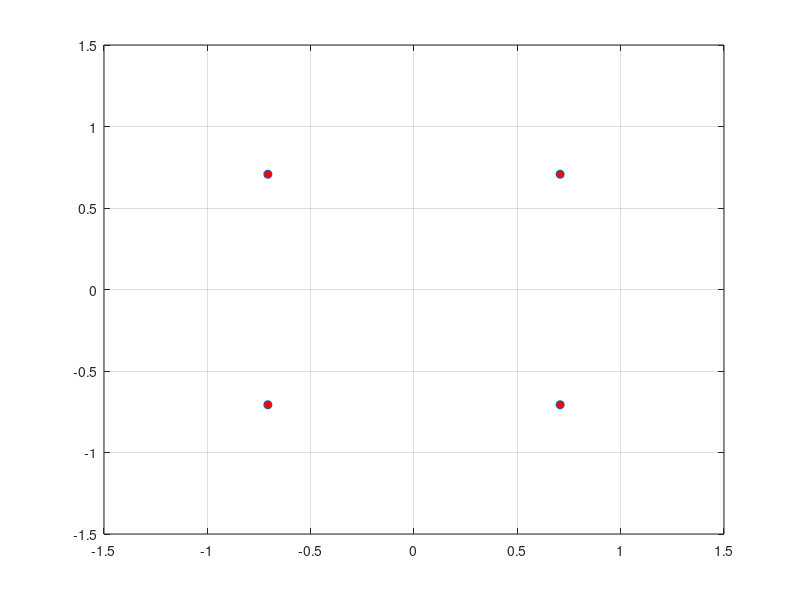

The MATLAB source for this figure: (Note: this script raises an error after producing the figure.)
% QPSK or M-PSK simulation
% Gray coded 4-PSK
% Tupel: (ai,bi)=( cos(pi/4*(2i-1)), sin(pi/4*(2i-1)) )
% 
% Summe:
% s = sum( ((k:M) + 2) )  
% s entspricht der Summe von k bis m über k+2

clear all;
clear hidden;
clc;
%delete(findall(0,'Type','figure'));

fc=20;  % carrier frequency
M=4;

s=[1:M];
ak=[zeros(2,M)]

s(1)=0;   % s0=00 (z.B.)
s(2)=1;   % s1=01
s(3)=2;   % s2=11 (gray)
s(4)=3;   % s3=10
% usw.....

for n=1:M
    s(n)=n-1;
    ak([1:2],n)=[cos(pi/M*(2*s(n)-1)) sin(pi/M*(2*s(n)-1))];
end

% Find open figure handles from last run
delete(findall(0,'type','line'));

handles = findall(0,'type','figure');
fig1 = findobj(handles,'type','figure','Name','fig1'); % Find open figure handle
fig2 = findobj(handles,'type','figure','Name','fig2'); % Find open figure handle
fig2b = findobj(handles,'type','figure','Name','fig2b'); % Find open figure handle
figBandpass = findobj(handles,'type','figure','Name','figBandpass'); % Find open figure handle
figSpec = findobj(handles,'type','figure','Name',''); % Find open figure handle

if isempty(fig1)
    fig1=figure('Name','fig1');
end
if isempty(fig2)
    fig2=figure('Name','fig2');
end
if isempty(fig2b)
    fig2b=figure('Name','fig2b');
end
if isempty(figBandpass)
    figBandpass=figure('Name','figBandpass');
end

figure(fig1);
%subplot(2,1,1);
plot(ak(1,[1:M]),ak(2,[1:M]),'o','MarkerFaceColor','r')
grid('on');
axis([-1.5 1.5 -1.5 1.5]);

% text(a0(1),a0(2),'  00','HorizontalAlignment','left','FontSize',20);
% text(a1(1),a1(2),'  01','HorizontalAlignment','left','FontSize',20);
% text(a2(1),a2(2),'11  ','HorizontalAlignment','right','FontSize',20);
% text(a3(1),a3(2),'10  ','HorizontalAlignment','right','FontSize',20);

time=[-1:0.0001:4];
syms Ts A dk

Ts=1;
% symbol=zeros(M,4)
% symbol([1:4],1)=[0 0 0 0];
% symbol([1:4],2)=[1 1 1 1];
% symbol([1:4],3)=[2 2 2 2];
% symbol([1:4],4)=[3 3 3 3];

%symbol
% Komplexes Basisband - symbols ist ein Vektor [0:M1] mit dem "gemappden" symbolen 
%fig2 = findobj('type','figure','Name','plot2') % Find open figure handle

figure(fig2);
st=[1:size(time,2)];

zbbMx=[[1:4],st];
It=[[1:4],st];
Qt=[[1:4],st];
bbA=[[1:4],st];
bbB=[[1:4],st];
hull=[[1:4],st];

for n=1:M
    zbbMx(n,st)=zbb(time,M,1,n,1);
    It(n,st)=real(zbbMx(n,st));
    Qt(n,st)=imag(zbbMx(n,st));
    bbA(n,st)=real(zbbMx(n,st).*exp(i*2*pi*fc*time));

    bbB(n,st)=It(n,st).*cos(2*pi*fc*time) - Qt(n,st).*sin(pi*fc*time);

%    for k=1:4
    figure(fig2);    
    subplot(M,2,2*n-1);
    plot(time,It(n,st),'g')
    hold on 
    plot(time,Qt(n,st),'r')
%    plot(time,hull(n,st),'r')    
    grid('minor');
    hold off 
    subplot(M,2,2*n);
    plot(time,bbA(n,st),'b')
    grid('minor');
end

    hull(n,st)=abs(bbA(n,st));
    figure(fig2b);
    subplot(2,1,1);
    plot(time,hull(n,st),'b')
    grid('minor');
    subplot(2,1,2);
    plot(time,bbB(n,st),'b')
%     
% %%%%%%%%%%%%%%%%%%%%%%%%%%%%%%%%%%%%%%%%%%%%%%%%%%%%%%%%%%%%%%%%%%%%%%%%%%%
% % ------ FFT-Analyse der modulierten Bitfolgen
% 
% % FFT-Parameter festlegen
% L = length(bbA(n,st))
% %Ts = simoutTime.signals.values(2)-simoutTime.signals.values(1);
% Fs = 1/Ts;
% window = blackman(L);
% NFFT = 2^nextpow2(L);
% f = Fs/2*linspace(-1,1,NFFT);
% 
% bbAT=transpose(bbA(1,st));
% 
% % GMSK-Signal
% Y_spec = fft(bbAT.*window,NFFT)/L;
% Y_spec = Y_spec/max(abs(Y_spec)); % Normierung
% Y_spec_dB = 10*log10(abs([Y_spec(end/2:end);Y_spec(1:end/2-1)]).^2);
% 
% % zweiseitiges Spektrum plotten
% if isempty(figSpec)
%     figSpec=figure('Name','figSpec');
% end
% figure(figSpec);
% set(figSpec, 'Name', 'Leistungsdichtespektrum ');
% plot(f,Y_spec_dB, 'r') ;
% % hold on;
% % plot(f,Y_Msk_dB, 'r') ;
% % plot(f,Y_Gmsk_dB, 'b'); 
% % hold off;
% legend('G-MSK');
% title('normiertes Leistungsdichtespektrum \phi(f)');
% xlabel('Frequenz / Hz');
% ylabel('Leistung / dB');
% grid('on');
% ylim([-90;1]);
% set(gca,'XTickLabel',{'-4/Ts','-3/Ts','-2/Ts','-1/Ts', '0', '1/Ts','2/Ts','3/Ts','4/Ts'});
% xlim([-(Ts/10),(Ts/10)]);

%     figure(fig2b);    
%     subplot(M,2,2*n-1);
%     plot(time,It(n,st),'g')
%     hold on 
%     plot(time,Qt(n,st),'r')
%     grid('minor');
%     hold off 
%     subplot(M,2,2*n);
%     plot(time,bbB(n,st),'b')
%     grid('minor');    

    
    %   end


      
    figure(figBandpass);
    hold on 
    plot(time,bbA(1,st),'b')
    plot(time,bbA(2,st),'r')
    plot(time,bbA(3,st),'g')
    plot(time,bbA(4,st),'y')
%     plot(time,bbA(5,st),'b')
%     plot(time,bbA(6,st),'r')
%     plot(time,bbA(7,st),'g')
%     plot(time,bbA(8,st),'y')
    grid('on');
    grid('minor');
    
